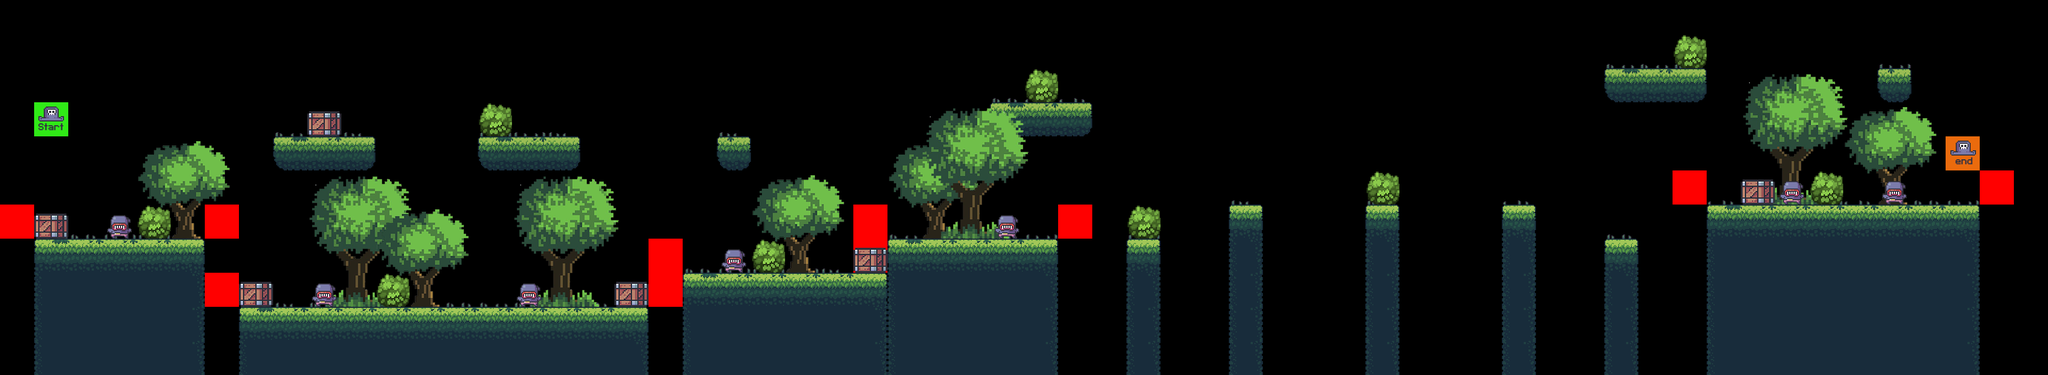

Below is a game level as drawn by its tile map, then a one-line description and the .tmx that defines it (tile-layer data replaced by summaries):
An orthogonal 60x11 tile map with 64x64 px tiles, 8 tile layers (constains, grass, terrain, trees, ...), 7 tilesets.

<map version="1.10" tiledversion="1.10.1" orientation="orthogonal" renderorder="right-down" width="60" height="11" tilewidth="64" tileheight="64" infinite="0" nextlayerid="9" nextobjectid="1">
 <editorsettings>
  <export target="../0/level_0.csv" format="csv" />
 </editorsettings>
 <tileset firstgid="1" source="../tilesets/terrain_tiles.tsx" />
 <tileset firstgid="17" source="../tilesets/grass.tsx" />
 <tileset firstgid="22" source="../tilesets/bush.tsx" />
 <tileset firstgid="23" source="../tilesets/trees.tsx" />
 <tileset firstgid="25" source="../tilesets/crate.tsx" />
 <tileset firstgid="26" source="../tilesets/setup_tiles.tsx" />
 <tileset firstgid="28" source="../tilesets/enemy_tiles.tsx" />
 <layer id="8" name="constains" width="60" height="11">
  <data>[660 cells, 10 non-empty, 1 distinct tile ids]</data>
 </layer>
 <layer id="2" name="grass" width="60" height="11">
  <data>[660 cells, 55 non-empty, 5 distinct tile ids]</data>
 </layer>
 <layer id="1" name="terrain" width="60" height="11">
  <data>[660 cells, 159 non-empty, 12 distinct tile ids]</data>
 </layer>
 <layer id="4" name="trees" width="60" height="11">
  <data>[660 cells, 9 non-empty, 2 distinct tile ids]</data>
 </layer>
 <layer id="3" name="bush" width="60" height="11">
  <data>[660 cells, 9 non-empty, 1 distinct tile ids]</data>
 </layer>
 <layer id="5" name="crate" width="60" height="11">
  <data>[660 cells, 6 non-empty, 1 distinct tile ids]</data>
 </layer>
 <layer id="7" name="enemies" width="60" height="11">
  <data>[660 cells, 7 non-empty, 1 distinct tile ids]</data>
 </layer>
 <layer id="6" name="player" width="60" height="11">
  <data>[660 cells, 2 non-empty, 2 distinct tile ids]</data>
 </layer>
</map>
